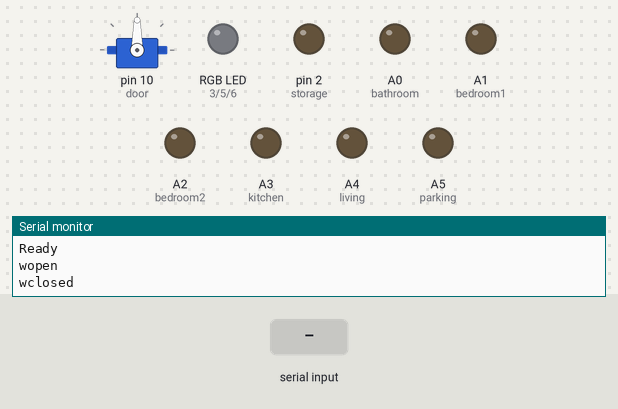
A sketch run on a simulated Arduino Uno, built with avr-gcc and run on an emulated ATmega328P. Parts: servo, an RGB LED mixed from three pins (HIGH = lit), output pins drawn as LEDs (lit = HIGH), the last lines printed to the serial monitor. The test bench sets the inputs (shaded band). Random numbers use the default seed unless the sketch sets one.

Above: at 1.2 s.
1.3 s: "g\n" received over Serial
At 3.2 s:
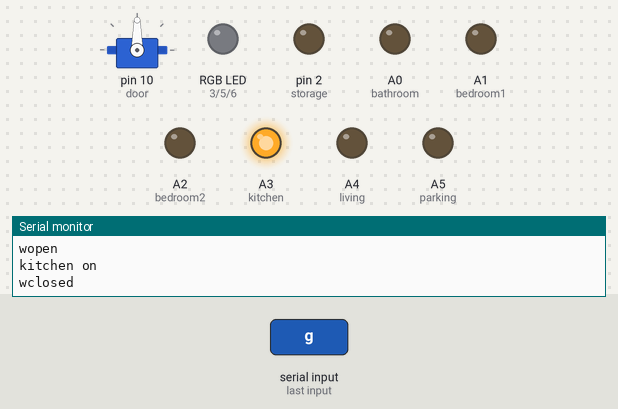
3.5 s: "i\n" received over Serial
At 4.9 s:
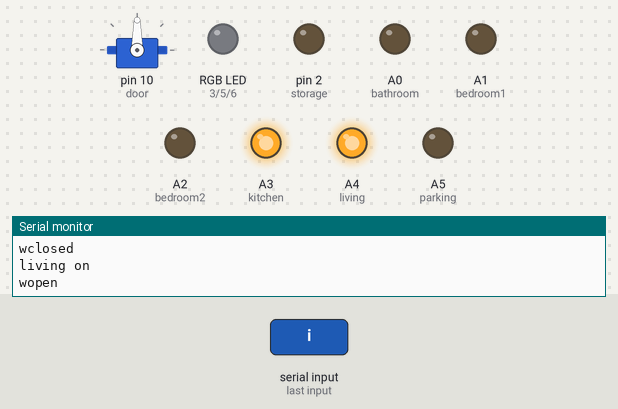
5.5 s: "h\n" received over Serial
At 6.4 s:
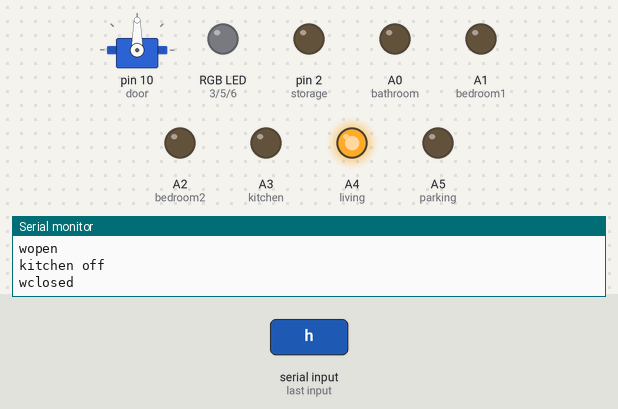
7.5 s: "a90\n" received over Serial
At 9.2 s:
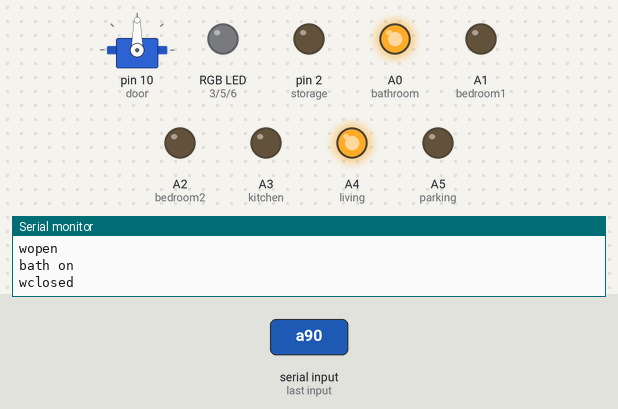
9.5 s: "j\n" received over Serial
At 10.7 s:
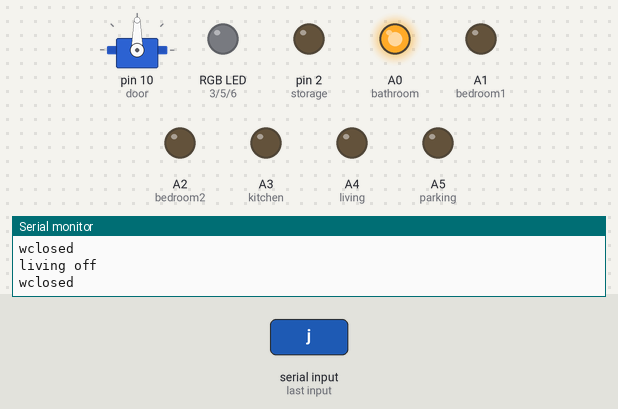
11.5 s: "c90\n" received over Serial
At 12.3 s:
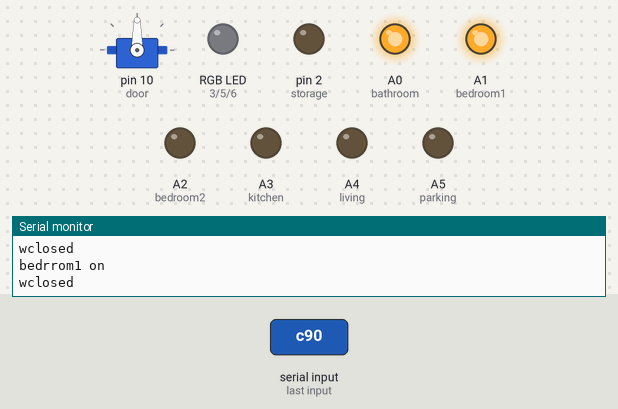
Timing chart, 0 to 14.5 s (numbered marks = the images above; inputs shaded):
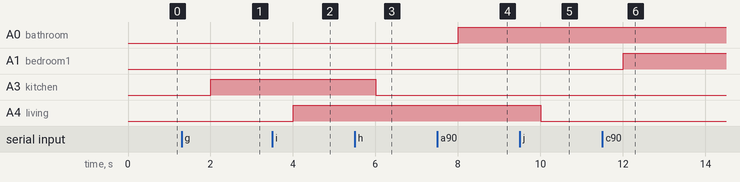

The sketch:

casaController2.ino
```cpp
#include <Servo.h>

//simple leds
int bathroom = A0; //  a/b
int bedroom1 = A1; //  c/d
int bedroom2 = A2; // e/f
int kitchen = A3; // g/h
int living = A4; // i/j
int parking = A5; //k/l
int storage = 2; //m/n

//window sensor this can be changed
//once sensor I/O type detected
int window = 9;

//door servo
Servo servoMotor;
int door= 10; // o/p

//Analog rgb color led
int red = 3;
int green = 5;
int blue = 6;

long colorValue;

//handler for serial input
const byte numChars = 32;
char receivedChars[numChars];

boolean newData = false;


void setup() {
  // put your setup code here, to run once:
  //start serial
  Serial.begin(9600);

  //initialize led pins as output
  pinMode(bathroom, OUTPUT);
  pinMode(bedroom1, OUTPUT);
  pinMode(bedroom2, OUTPUT);
  pinMode(kitchen, OUTPUT);
  pinMode(living, OUTPUT);
  pinMode(parking, OUTPUT);
  pinMode(storage, OUTPUT);

  //read data from sensor (window state)
  pinMode(window, INPUT);

  //attach servo to pin door
  servoMotor.attach(door);

  //set rgb led outputs
  pinMode(red, OUTPUT);
  pinMode(green, OUTPUT);
  pinMode(blue, OUTPUT);

  //delimiter to indicate arduinio is ready to recive data
  while(!Serial);
  Serial.println("Ready");


}

void loop() {

  recvWithEndMarker();
  showNewData();
  handleSerialInput();
  windowHandler();

  if(colorValue > 0)
  {
    setColor(colorValue);
    }


}


//function to control main leds
void handleSerialInput() {
 if (receivedChars) {
 long rChar = receivedChars[0];

 switch (rChar) {
    case 'a':
      digitalWrite(bathroom,HIGH);
      Serial.println("bath on");
      break;

    case 'b':
     digitalWrite(bathroom,LOW);
     Serial.println("bath off");
      break;

     case 'c':
      digitalWrite(bedroom1,HIGH);
      Serial.println("bedrrom1 on");

      break;
    case 'd':
     digitalWrite(bedroom1,LOW);
     Serial.println("bedrrom1 off");
      break;

      case 'e':
      digitalWrite(red,HIGH);


      Serial.println("bedrrom2 on");
      break;
    case 'f':
     digitalWrite(bedroom2,LOW);

     Serial.println("bedrrom2 off");
      break;

      case 'g':
      digitalWrite(kitchen,HIGH);
      Serial.println("kitchen on");

      break;
    case 'h':
     digitalWrite(kitchen,LOW);
     Serial.println("kitchen off");
      break;

      case 'i':
      digitalWrite(living,HIGH);
      Serial.println("living on");

      break;
    case 'j':
     digitalWrite(living,LOW);
     Serial.println("living off");
      break;

      case 'k':
      digitalWrite(parking,HIGH);
      Serial.println("parking on");

      break;
    case 'l':
     digitalWrite(parking,LOW);
     Serial.println("parking off");
      break;

      case 'm':
      digitalWrite(storage,HIGH);
      Serial.println("storage on");

      break;
    case 'n':
     digitalWrite(storage,LOW);
     Serial.println("storage off");
      break;

      case 'o':
       servoMotor.write(180);
       Serial.println("open Door");;

      break;
    case 'p':
      servoMotor.write(0);
      Serial.println("close door");
      break;

      default:
      colorValue = strtol(&receivedChars[1], (char **) '\0', 16);
      //Serial.println(colorValue, HEX);
      break;


      }
 }
}


void windowHandler()
{
  //this data shoud get from sensor
  //int temp= digitalRead(window);
  int temp = random(255);
  // change fucntion according sensor value
  if(temp > 128)
  {
     Serial.println("wopen");
    }
    else{
       Serial.println("wclosed");
      }

  delay(1000);

}


void recvWithEndMarker() {
    static byte ndx = 0;
    char endMarker = '\n';
    char rc;

    while (Serial.available() > 0 && newData == false) {
        rc = Serial.read();

        if (rc != endMarker) {
            receivedChars[ndx] = rc;
            ndx++;
            if (ndx >= numChars) {
                ndx = numChars - 1;
            }
        }
        else {
            receivedChars[ndx] = '\0'; // terminate the string
            ndx = 0;
            newData = true;
        }
    }
}

void showNewData() {
    if (newData == true) {
        newData = false;
    }
}

void setColor(long color) {
  analogWrite(red, color >> 16);
  analogWrite(green, color >> 8 & 0xFF);
  analogWrite(blue, color & 0xFF);
  Serial.print("Led Color setted to ");
  Serial.println(color, HEX);
}
```

Measured:
- after the input at 1.3 s, A3 (kitchen): LOW → HIGH after 0.70 s
- after the input at 3.5 s, A4 (living): LOW → HIGH after 0.50 s
- after the input at 5.5 s, A3 (kitchen): HIGH → LOW after 0.50 s
- after the input at 7.5 s, A0 (bathroom): LOW → HIGH after 0.50 s
- after the input at 9.5 s, A4 (living): HIGH → LOW after 0.50 s
- after the input at 11.5 s, A1 (bedroom1): LOW → HIGH after 0.50 s
